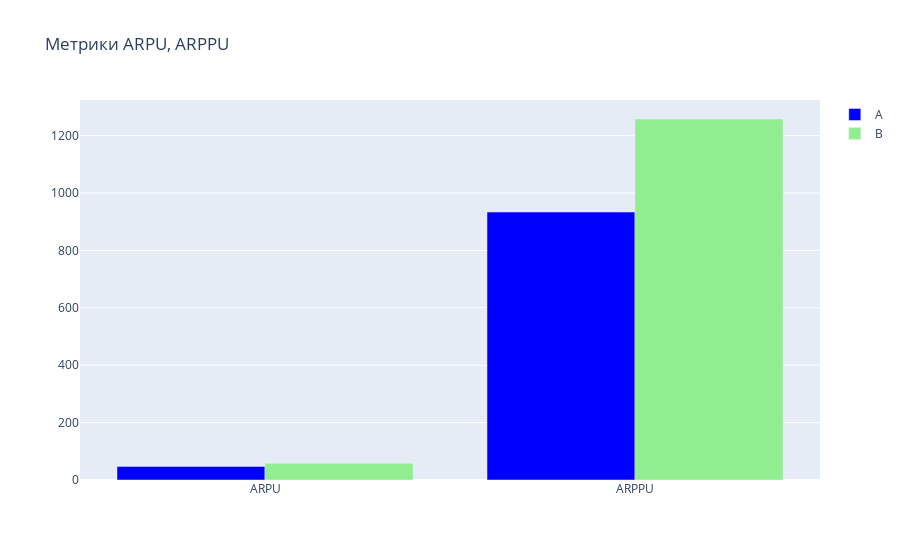
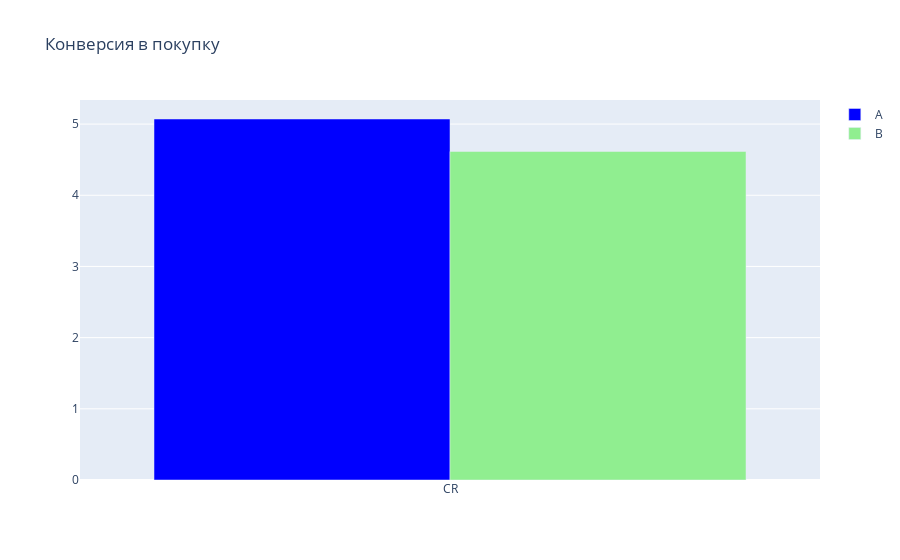

Source (notebook cell) for these figures, in order:
### Code cell
ab_test_results(df3,df1,df2)

### Figure 1 — Plotly figure (JSON) as saved in the notebook; plotly's stock layout.template omitted (floating-point values rounded to 4 significant figures)
{"data": [{"marker": {"color": "blue"}, "name": "A", "type": "bar", "x": ["ARPU", "ARPPU"], "y": [47.35, 933.6, 5.072]}, {"marker": {"color": "lightgreen"}, "name": "B", "type": "bar", "x": ["ARPU", "ARPPU"], "y": [58.06, 1258.0, 4.616]}], "layout": {"barmode": "group", "title": {"text": "Метрики ARPU, ARPPU"}}}

### Figure 2 — Plotly figure (JSON) as saved in the notebook; plotly's stock layout.template omitted (floating-point values rounded to 4 significant figures)
{"data": [{"marker": {"color": "blue"}, "name": "A", "type": "bar", "x": ["CR"], "y": [5.072]}, {"marker": {"color": "lightgreen"}, "name": "B", "type": "bar", "x": ["CR"], "y": [4.616]}], "layout": {"barmode": "group", "title": {"text": "Конверсия в покупку"}}}
